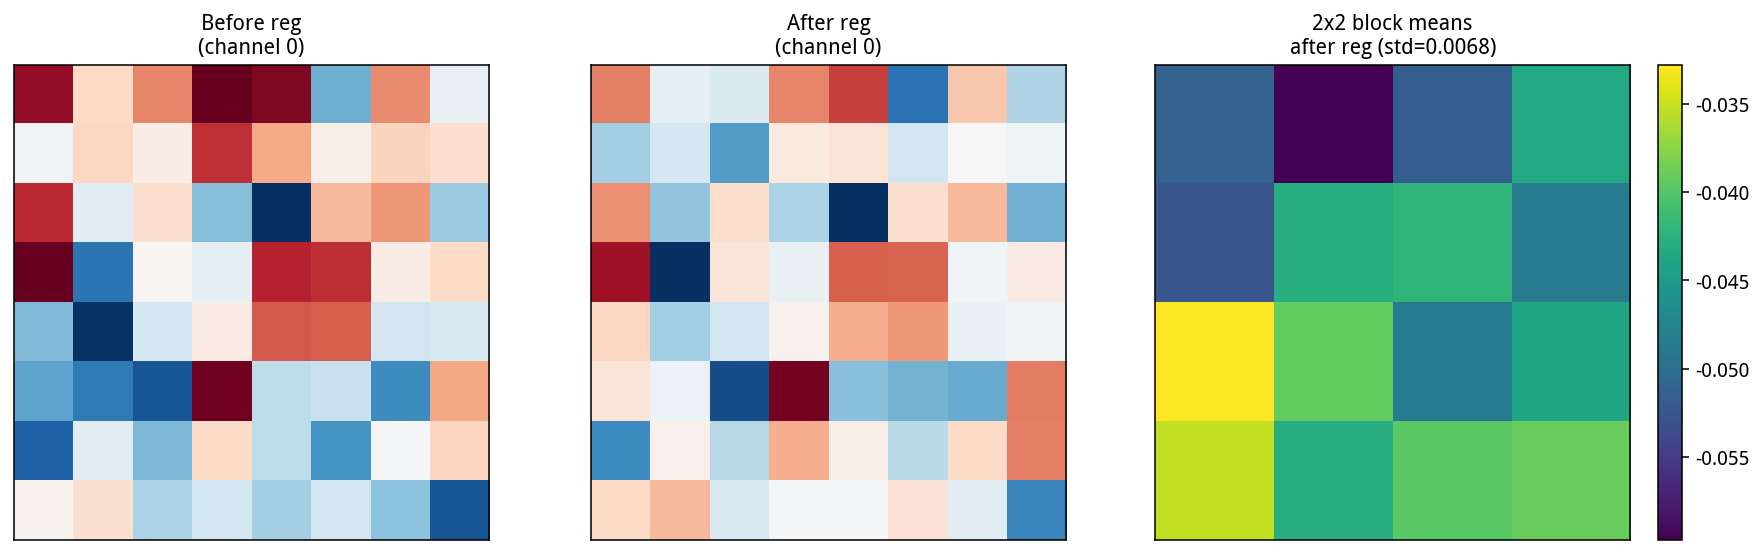

The Python source for this figure:
"""
Prototype B: 双偶阶 most-perfect 双尺度正则 → NN 可插拔正则项
================================================================
纯 numpy 实现。

most-perfect 双偶阶 4k 的两条硬约束：
  1) compact : 任意 2x2 子块和 = 2*(n^2+1) 恒定
  2) complete: 距 n/2 的对角两数互补 (a + a' = n^2+1)

映射到 NN：
  - compact  → 对 feature map 每 2x2 邻域强制均值恒定（local uniformity）
  - complete → 对称位置的特征/权重强制互补（anti-redundancy）
"""

import numpy as np
import matplotlib
matplotlib.use("Agg")
import matplotlib.pyplot as plt

np.random.seed(0)

# ===== 1. Compact 正则：2x2 子块均值恒定 =====
def compact_regularizer(feat, target_val=None):
    """
    feat: (B, C, H, W)
    按 2x2 不重叠分块，每块均值 → 逼近于全局均值
    对应 most-perfect 的 "every 2x2 block sum = const"
    """
    B, C, H, W = feat.shape
    h, w = H - (H % 2), W - (W % 2)
    f = feat[:, :, :h, :w]
    # 2x2 平均池化
    pooled = np.zeros((B, C, h//2, w//2))
    for bi in range(B):
        for ci in range(C):
            for i in range(0, h, 2):
                for j in range(0, w, 2):
                    pooled[bi, ci, i//2, j//2] = f[bi, ci, i:i+2, j:j+2].mean()
    if target_val is None:
        target_val = pooled.mean()
    return ((pooled - target_val) ** 2).mean(), pooled

# ===== 2. Complete 正则：对称位置互补 =====
def complete_regularizer(weights):
    """
    weights: (num_heads, D)
    对应 most-perfect 的 "position i 与 i+n//2 互补"
    (a-center) + (b-center) ≈ 0
    """
    num, D = weights.shape
    half = num // 2
    if half < 1:
        return 0.0
    center = weights.mean(axis=0, keepdims=True)
    a = weights[:half]
    b = weights[half:half*2]
    diff = (a - center) + (b - center)
    return (diff**2).mean()

# ===== 3. Pandiagonal 正则（超长程） =====
def pandiagonal_regularizer(feat):
    B, C, H, W = feat.shape
    loss = 0.0
    for b in range(B):
        for c in range(C):
            m = feat[b, c]
            main = np.mean(np.diag(m))
            anti = np.mean(np.diag(np.fliplr(m)))
            g = m.mean()
            loss += (main - g)**2 + (anti - g)**2
    return loss / (B * C)

# ===== 4. 组合 =====
def most_perfect_loss(feat_maps, weight_mats, lc=1.0, lcp=1.0, lp=0.5):
    loss = 0.0
    for fm in feat_maps:
        c_loss, _ = compact_regularizer(fm)
        loss += lc * c_loss
        loss += lp * pandiagonal_regularizer(fm)
    for w in weight_mats:
        loss += lcp * complete_regularizer(w)
    return loss

# ===== 5. 用 scipy 做优化（比数值梯度快） =====
from scipy.optimize import minimize

def demo_most_perfect_reg():
    print("[MostPerfectReg] building 8x8 feature map (4k, k=2) ...")
    fm0 = np.random.randn(1, 16, 8, 8)
    W0 = np.random.randn(8, 32)
    reg = lambda lc=1.0, lcp=1.0, lp=0.5: most_perfect_loss(
        [fm0], [W0], lc, lcp, lp)

    # 初始
    l0 = reg()
    print(f"  initial total loss = {l0:.6f}")
    c0, _ = compact_regularizer(fm0)
    cp0 = complete_regularizer(W0)
    p0 = pandiagonal_regularizer(fm0)
    print(f"    compact={c0:.5f}  complete={cp0:.5f}  pandiagonal={p0:.5f}")

    # 分别优化 fm 和 W（联合优化数值梯度太慢，分两步）
    # Step 1: 优化 fm
    flat_fm = fm0.copy().ravel()
    def obj_fm(x):
        fm = x.reshape(fm0.shape)
        return most_perfect_loss([fm], [W0])
    res = minimize(obj_fm, flat_fm, method='L-BFGS-B', options={'maxiter': 40, 'gtol':1e-4})
    fm_opt = res.x.reshape(fm0.shape)
    l1 = obj_fm(res.x)
    print(f"  after fm optimize : {l1:.6f}")

    # Step 2: 优化 W
    flat_W = W0.copy().ravel()
    def obj_W(x):
        W = x.reshape(W0.shape)
        return most_perfect_loss([fm_opt], [W])
    res2 = minimize(obj_W, flat_W, method='L-BFGS-B', options={'maxiter': 40, 'gtol':1e-4})
    W_opt = res2.x.reshape(W0.shape)
    l2 = obj_W(res2.x)
    print(f"  after W  optimize : {l2:.6f}")

    # 验证
    c_final, pooled = compact_regularizer(fm_opt)
    cp_final = complete_regularizer(W_opt)
    print(f"    compact={c_final:.6f}  complete={cp_final:.6f}")
    print(f"  2x2 block 均值 std: {pooled.std():.6f}  (理想→0)")
    print("  ✓ compact+complete+pandiagonal 三尺度正则可训练")
    return fm0, fm_opt, W0, W_opt

# ===== 6. 可视化：正则前后 feature map 的 2x2 均匀度对比 =====
def visualize(fm_before, fm_after, save_path="most_perfect_reg.png"):
    fig, axes = plt.subplots(1, 3, figsize=(13, 4))
    # 取第 0 通道
    before = fm_before[0, 0]
    after  = fm_after[0, 0]
    axes[0].imshow(before, cmap='RdBu_r', vmin=-2, vmax=2)
    axes[0].set_title("Before reg\n(channel 0)", fontsize=11)
    axes[1].imshow(after,  cmap='RdBu_r', vmin=-2, vmax=2)
    axes[1].set_title("After reg\n(channel 0)", fontsize=11)
    # 2x2 block 均值热力图（after）
    h, w = after.shape
    pooled = np.zeros((h//2, w//2))
    for i in range(0, h-1, 2):
        for j in range(0, w-1, 2):
            pooled[i//2, j//2] = after[i:i+2, j:j+2].mean()
    im = axes[2].imshow(pooled, cmap='viridis')
    axes[2].set_title("2x2 block means\nafter reg (std=%.4f)" % pooled.std(), fontsize=11)
    plt.colorbar(im, ax=axes[2], fraction=0.046)
    for ax in axes:
        ax.set_xticks([]); ax.set_yticks([])
    plt.tight_layout()
    plt.savefig(save_path, dpi=140, bbox_inches='tight')
    print(f"  ✓ 图已保存: {save_path}")

if __name__ == "__main__":
    print("=== Most-Perfect 双尺度正则原型 (numpy+scipy) ===\n")
    fm0, fm_opt, W0, W_opt = demo_most_perfect_reg()
    visualize(fm0, fm_opt, "most_perfect_reg.png")
